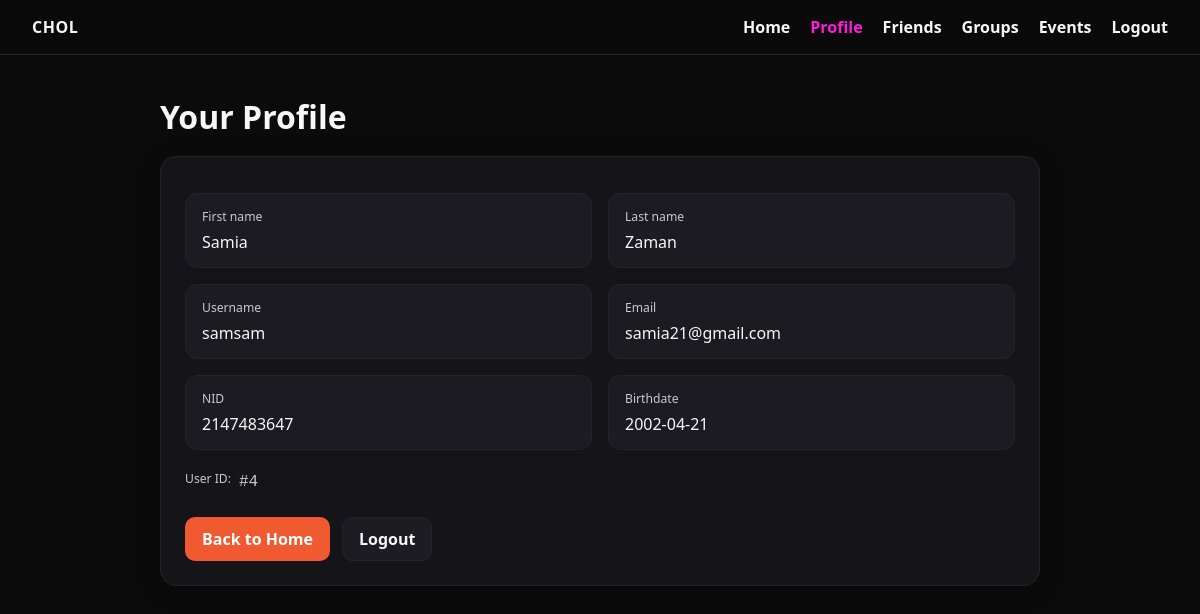
Page /profile.php (signed in) on the committed database.
### tables this page shows
CREATE TABLE `user` (
  `id` int(200) NOT NULL,
  `First_name` text NOT NULL,
  `Last_name` text NOT NULL,
  `Username` varchar(100) NOT NULL,
  `Password` varchar(100) NOT NULL,
  `Email` varchar(100) NOT NULL,
  `NID` int(100) NOT NULL,
  `Birthdate` date NOT NULL
);

### profile.php (the view, shortened to what this page needs)
<?php
require_once "dbconnect.php";
$userId = $_SESSION['user_id'] ?? null;
$username = $_SESSION['username'] ?? null;
if ($userId) {
    $stmt = $conn->prepare("SELECT id, First_name, Last_name, Username, Email, NID, Birthdate
                            FROM User WHERE id = ?");
    $stmt->bind_param("i", $userId);
} else {
    $stmt = $conn->prepare("SELECT id, First_name, Last_name, Username, Email, NID, Birthdate
                            FROM User WHERE Username = ?");
    $stmt->bind_param("s", $username);
}
$stmt->execute();
$result = $stmt->get_result();
$user = $result->fetch_assoc();
$first  = htmlspecialchars($user['First_name'] ?? '');
$last   = htmlspecialchars($user['Last_name'] ?? '');
$uname  = htmlspecialchars($user['Username'] ?? '');
$email  = htmlspecialchars($user['Email'] ?? '');
$nid    = htmlspecialchars($user['NID'] ?? '');
$birth  = htmlspecialchars($user['Birthdate'] ?? '');
$uid    = (int)($user['id'] ?? 0);
?>
<!DOCTYPE html>
<html lang="en">
<head>
  <link rel="stylesheet" href="profile.css">
</head>
<body>
  <nav>
    <div class="logo">CHOL</div>
    <ul>
      <li><a href="home.php">Home</a></li>
      <li><a href="profile.php" style="color:#ff1add;">Profile</a></li>
      <li><a href="friends.php">Friends</a></li>
      <li><a href="create_group.php">Groups</a></li>
      <li><a href="events.php">Events</a></li>
      <li><a href="logout.php">Logout</a></li>
    </ul>
  </nav>
  <main class="container">
    <h1 class="heading">Your Profile</h1>
    <section class="card">
      <div class="grid">
        <div class="field">
          <div class="label">First name</div>
          <div class="value"><?= $first ?></div>
        </div>
        <div class="field">
          <div class="label">Last name</div>
          <div class="value"><?= $last ?></div>
        </div>
        <div class="field">
          <div class="label">Username</div>
          <div class="value"><?= $uname ?></div>
        </div>
        <div class="field">
          <div class="label">Email</div>
          <div class="value"><?= $email ?></div>
        </div>
        <div class="field">
          <div class="label">NID</div>
          <div class="value"><?= $nid ?></div>
        </div>
        <div class="field">
          <div class="label">Birthdate</div>
          <div class="value"><?= $birth ?></div>
        </div>
      </div>
      <div class="row">
        <span class="label">User ID:</span>
        <span class="uid">#<?= $uid ?></span>
      </div>
      <div class="actions">
        <a class="btn primary" href="home.php">Back to Home</a>
        <a class="btn" href="logout.php">Logout</a>
      </div>
    </section>
  </main>
</body>
</html>

### profile.css (style rules this page uses)
:root { --bg: #0b0b0c; --card: #151519; --text: #f7f7f8; --muted: #c9c9ce; --accent: #ff1add; --line: #23232a; }
* { box-sizing: border-box; margin: 0; padding: 0; }
body { min-height: 100vh; background: var(--bg); color: var(--text); font-family: system-ui, -apple-system, Segoe UI, Roboto, "Gill Sans", Calibri, "Trebuchet MS", sans-serif; }
nav { display: flex; justify-content: space-between; align-items: center; padding: 16px 32px; border-bottom: 1px solid var(--line); position: sticky; top: 0; background: rgba(11, 11, 12, 0.9); backdrop-filter: blur(6px); }
nav .logo { font-weight: 700; letter-spacing: 0.5px; }
nav ul { display: flex; gap: 20px; list-style: none; }
nav a { color: var(--text); text-decoration: none; font-weight: 600; }
.container { max-width: 920px; margin: 40px auto; padding: 0 20px; }
.heading { margin-bottom: 18px; }
.card { background: var(--card); border: 1px solid var(--line); border-radius: 16px; padding: 24px; box-shadow: 0 4px 24px rgba(0, 0, 0, 0.25); }
.grid { display: grid; grid-template-columns: 1fr 1fr; gap: 16px; margin-top: 12px; }
.field { padding: 14px 16px; border: 1px solid var(--line); border-radius: 12px; background: #1b1b21; }
.label { font-size: 0.76rem; color: var(--muted); margin-bottom: 6px; }
.value { font-size: 1rem; }
.row { display: flex; gap: 8px; align-items: center; margin-top: 20px; color: var(--muted); }
.uid { font-family: ui-monospace, SFMono-Regular, Menlo, Consolas, "Liberation Mono", monospace; }
.actions { margin-top: 24px; display: flex; gap: 12px; }
.btn { display: inline-block; padding: 10px 16px; border-radius: 10px; text-decoration: none; font-weight: 700; border: 1px solid var(--line); background: #1c1c22; color: var(--text); }
.btn.primary { background: rgb(241, 90, 48);; border-color: transparent; color: white; }

### rows in the picture
user: First_name "Samia", Last_name "Zaman", Username "samsam", Email "samia21@gmail.com", NID "2147483647", Birthdate "2002-04-21", id "4"
